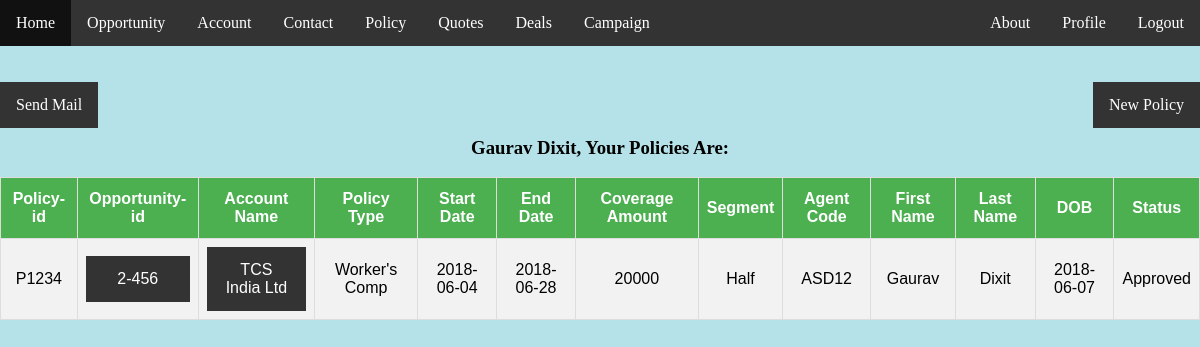
The app's page /policy.php (signed in) with its own data.
### tables this page shows
CREATE TABLE `policy` (
  `PolId` varchar(20) NOT NULL,
  `UserId` int(20) NOT NULL,
  `OppId` varchar(20) NOT NULL,
  `AccName` text NOT NULL,
  `PolType` text NOT NULL,
  `StDate` date NOT NULL,
  `EndDate` date NOT NULL,
  `CovAmt` int(20) NOT NULL,
  `Segment` varchar(20) NOT NULL,
  `AgCode` varchar(20) NOT NULL,
  `Fname` varchar(20) NOT NULL,
  `Lname` varchar(20) NOT NULL,
  `DOB` date NOT NULL,
  `Status` varchar(15) NOT NULL
);

### policy.php (the view, shortened to what this page needs)
<!doctype html>
    <html>
    <head>
    </head>
    <body>
      <?php
      include("navigationbar.php");
      $result = mysql_query("SELECT * from policy where UserId=".$_SESSION["userid"]);
      ?>
      <br><br>
      <a style="float: left;" href="mailto:">Send Mail</a>
      <a style="float: right;" href="enterpolicy.php">New Policy</a>
      <br><br>
      <h3 align="center"><?php echo $_SESSION["Name"];?>, Your Policies Are: </h3>
      <table id="quote" align="center">
      <thead>
        <tr>
          <th>Policy-id</th>
          <th>Opportunity-id</th>
          <th>Account Name</th>
          <th>Policy Type</th>
          <th>Start Date</th>
          <th>End Date</th>
          <th>Coverage Amount</th>
          <th>Segment</th>
          <th>Agent Code</th>
          <th>First Name</th>
          <th>Last Name</th>
          <th>DOB</th>
          <th>Status</th>
        </tr>
      </thead>
      <tbody>
        <?php
          while($row = mysql_fetch_row($result)){
            echo
            "<tr>
              <td>{$row[0]}</td>
              <td><a href='showopp.php?oppid=$row[2]'>$row[2]</a></td>
              <td><a href='account.php?accname=$row[3]'>{$row[3]}</td>
              <td>{$row[4]}</td>
              <td>{$row[5]}</td>
              <td>{$row[6]}</td>
              <td>{$row[7]}</td>
              <td>{$row[8]}</td>
              <td>{$row[9]}</td>
              <td>{$row[10]}</td>
              <td>{$row[11]}</td>
              <td>{$row[12]}</td>
              <td>{$row[13]}</td>
            </tr>\n";
          }
        ?>
      </tbody>
    </table>
    </body>
    </html>

### css/login.css (style rules this page uses)
body { background:#b5e2e8; font-family:Georgia, seri; size:12px; margin:0; padding:0; }

### policy.php (style rules this page uses)
#quote { font-family: "Trebuchet MS", Arial, Helvetica, sans-serif; border-collapse: collapse; width: 100%; }
#quote td, #quote th { border: 1px solid #ddd; padding: 8px; text-align: center; }
#quote tr:nth-child(even) { background-color: #f2f2f2; }
#quote th { padding-top: 12px; padding-bottom: 12px; text-align: center; background-color: #4CAF50; color: white; }
a { display: block; color: white; text-align: center; padding: 14px 16px; text-decoration: none; background-color: #333; }

### records on screen
policy: PolId "P1234", OppId "2-456", AccName "TCS India Ltd", PolType "Worker's Comp", StDate "2018-06-04", EndDate "2018-06-28", CovAmt "20000", Segment "Half", AgCode "ASD12", Fname "Gaurav", Lname "Dixit", DOB "2018-06-07", Status "Approved"

### other values on screen
$_SESSION["Name"] "Gaurav Dixit"
